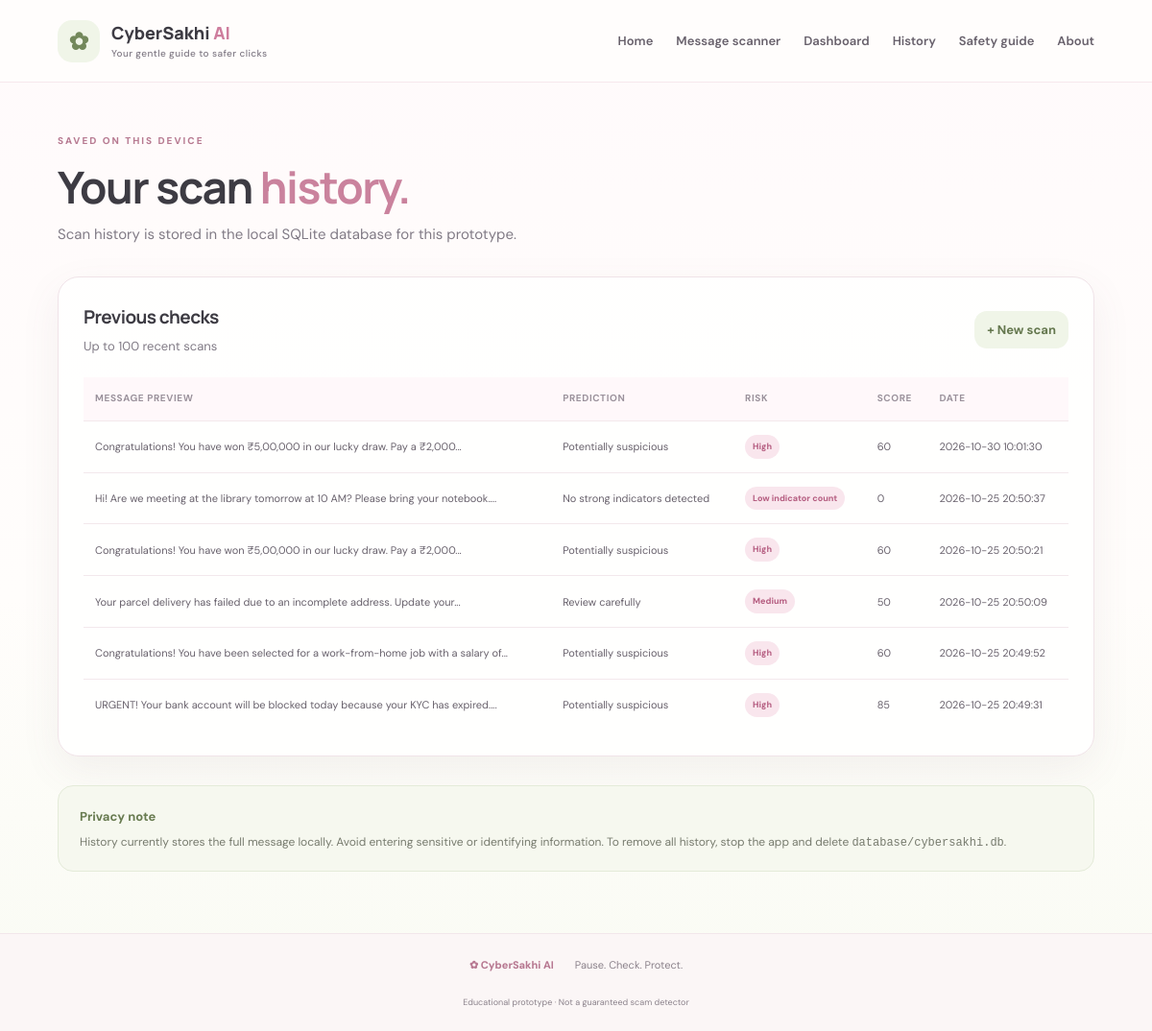
The app's page /history with its own data.
### tables this page shows
CREATE TABLE scans (
                id INTEGER PRIMARY KEY AUTOINCREMENT,
                message TEXT NOT NULL,
                prediction TEXT NOT NULL,
                risk TEXT NOT NULL,
                score INTEGER NOT NULL,
                created_at TEXT NOT NULL
            );

### app.py (the view)
@app.route("/history")
def history():
    return render_template("history.html", scans=get_recent_scans(100))

### database/db.py (called while the page is built)
def _connect():
    conn = sqlite3.connect(current_app.config["DATABASE_PATH"])
    conn.row_factory = sqlite3.Row
    return conn

def get_recent_scans(limit=10):
    with _connect() as conn:
        rows = conn.execute(
            "SELECT id, message, prediction, risk, score, created_at FROM scans ORDER BY id DESC LIMIT ?",
            (limit,)
        ).fetchall()
        return [dict(row) for row in rows]

### templates/history.html (shortened to what this page needs)
{% extends "base.html" %}
{% block content %}
<section class="page-intro"><span class="eyebrow">SAVED ON THIS DEVICE</span><h1>Your scan <span>history.</span></h1><p>Scan history is stored in the local SQLite database for this prototype.</p></section>
<section class="panel table-panel"><div class="panel-title"><div><h2>Previous checks</h2><p>Up to 100 recent scans</p></div><a class="btn btn-soft btn-small" href="{{ url_for('scanner') }}">+ New scan</a></div>
{% if scans %}<div class="table-scroll"><table><thead><tr><th>Message preview</th><th>Prediction</th><th>Risk</th><th>Score</th><th>Date</th></tr></thead><tbody>{% for scan in scans %}<tr><td>{{ scan.message|truncate(85) }}</td><td>{{ scan.prediction }}</td><td><span class="table-badge">{{ scan.risk }}</span></td><td>{{ scan.score }}</td><td>{{ scan.created_at }}</td></tr>{% endfor %}</tbody></table></div>{% else %}<div class="empty-state large"><div>♡</div><h3>No scans yet</h3><p>Your completed scans will appear here.</p></div>{% endif %}</section>
<div class="notice"><strong>Privacy note</strong><p>History currently stores the full message locally. Avoid entering sensitive or identifying information. To remove all history, stop the app and delete <code>database/cybersakhi.db</code>.</p></div>
{% endblock %}

### static/css/style.css (style rules this page uses)
:root { --pista:#dce8c8;--pista-dark:#73885b;--pista-soft:#f0f5e8;--baby:#f7dce8;--pink:#f4c6d8;--light-pink:#fff0f5;--rose:#d77f9f;--ink:#3d3b43;--muted:#817b86;--paper:#fffdfc;--line:#f0e3e8;--shadow:0 14px 42px rgba(111,83,99,.08);--radius:22px }
* { box-sizing:border-box }
html { scroll-behavior:smooth }
body { margin:0;background:linear-gradient(180deg,#fffafb 0%,#fffdfb 58%,#f9fbf3 100%);color:var(--ink);font-family:'DM Sans',sans-serif;font-size:15px;line-height:1.65 }
a { color:inherit;text-decoration:none }
.eyebrow { font-size:10px;font-weight:800;letter-spacing:2px;color:#b77a91 }
.hero h1,.page-intro h1 { font-family:Manrope,sans-serif;font-size:clamp(36px,5vw,60px);line-height:1.13;letter-spacing:-2px;margin:17px 0 }
.hero h1 span,.page-intro h1 span { color:#ca829d }
.btn { display:inline-flex;justify-content:center;align-items:center;gap:12px;border:0;border-radius:13px;padding:13px 19px;font-size:13px;font-weight:700;cursor:pointer;transition:transform .2s,box-shadow .2s }
.btn-soft { background:var(--pista-soft);color:#64774e }
.btn-small { padding:9px 13px }
.section-heading h2,.panel h2 { font-family:Manrope,sans-serif;letter-spacing:-.6px }
.section-heading p,.panel-title p { color:var(--muted);margin:0;font-size:13px }
.feature-card,.panel,.stat-card { background:rgba(255,255,255,.88);border:1px solid var(--line);border-radius:var(--radius);box-shadow:var(--shadow) }
.notice { padding:19px 22px;border:1px solid #e4ebd9;border-radius:16px;background:#f6f8ef;margin-top:30px }
.notice strong { color:#687b50;font-size:13px }
.notice p { font-size:12px;color:#777b6e;margin:5px 0 0 }
.page-intro { margin:5px 0 32px }
.page-intro h1 { font-size:clamp(31px,4vw,46px);letter-spacing:-1.4px;margin:11px 0 }
.page-intro p { max-width:700px;color:var(--muted);margin:0 }
.panel { padding:27px }
.panel-title { display:flex;align-items:center;justify-content:space-between;gap:15px;margin-bottom:22px }
.panel-title>div,.panel-title .panel-title-text { min-width:0 }
.panel-title h2 { font-size:19px;margin:0 0 3px }
.risk-badge,.table-badge { display:inline-block;border-radius:20px;padding:7px 12px;background:#f9e6ed;color:#b65f82;font-size:11px;font-weight:800 }
.table-panel { padding:26px }
.table-scroll { overflow-x:auto }
table { border-collapse:collapse;width:100%;min-width:650px;text-align:left }
th { font-size:10px;letter-spacing:.6px;text-transform:uppercase;color:#9b929c;background:#fff8fa }
th,td { padding:14px 12px;border-bottom:1px solid #f3e8ec }
td { font-size:11px;color:#68616c }
tr:last-child td { border-bottom:0 }
.table-badge { font-size:9px;padding:5px 8px }

### records on screen
scans: message "Congratulations! You have won ₹5,00,000 in our lucky draw. Pay a ₹2,000...", prediction "Potentially suspicious", risk "High", score "60", created_at "2026-10-30 10:01:30"
scans: message "Hi! Are we meeting at the library tomorrow at 10 AM? Please bring your notebook....", prediction "No strong indicators detected", risk "Low indicator count", score "0", created_at "2026-10-25 20:50:37"
scans: message "Congratulations! You have won ₹5,00,000 in our lucky draw. Pay a ₹2,000...", prediction "Potentially suspicious", risk "High", score "60", created_at "2026-10-25 20:50:21"
scans: message "Your parcel delivery has failed due to an incomplete address. Update your...", prediction "Review carefully", risk "Medium", score "50", created_at "2026-10-25 20:50:09"
scans: message "Congratulations! You have been selected for a work-from-home job with a salary of...", prediction "Potentially suspicious", risk "High", score "60", created_at "2026-10-25 20:49:52"
scans: message "URGENT! Your bank account will be blocked today because your KYC has expired....", prediction "Potentially suspicious", risk "High", score "85", created_at "2026-10-25 20:49:31"
